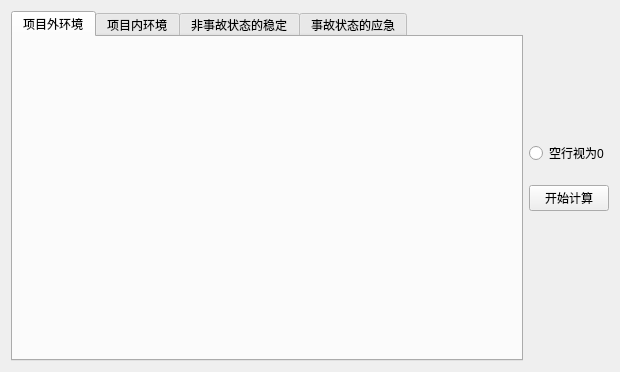
<?xml version="1.0" encoding="UTF-8"?>
<ui version="4.0">
 <class>MainWidget</class>
 <widget class="QWidget" name="MainWidget">
  <property name="geometry">
   <rect>
    <x>0</x>
    <y>0</y>
    <width>620</width>
    <height>348</height>
   </rect>
  </property>
  <property name="windowTitle">
   <string>Form</string>
  </property>
  <layout class="QGridLayout" name="gridLayout">
   <item row="0" column="0">
    <widget class="QTabWidget" name="tabWidget1">
     <property name="minimumSize">
      <size>
       <width>500</width>
       <height>350</height>
      </size>
     </property>
     <property name="currentIndex">
      <number>0</number>
     </property>
     <widget class="QWidget" name="OutProj">
      <attribute name="title">
       <string>项目外环境</string>
      </attribute>
     </widget>
     <widget class="QWidget" name="InProj">
      <attribute name="title">
       <string>项目内环境</string>
      </attribute>
     </widget>
     <widget class="QWidget" name="NormalStable">
      <attribute name="title">
       <string>非事故状态的稳定</string>
      </attribute>
     </widget>
     <widget class="QWidget" name="UnNormalStable">
      <attribute name="title">
       <string>事故状态的应急</string>
      </attribute>
     </widget>
    </widget>
   </item>
   <item row="0" column="1">
    <layout class="QVBoxLayout" name="verticalLayout">
     <property name="spacing">
      <number>20</number>
     </property>
     <property name="bottomMargin">
      <number>20</number>
     </property>
     <item>
      <spacer name="verticalSpacer">
       <property name="orientation">
        <enum>Qt::Vertical</enum>
       </property>
       <property name="sizeHint" stdset="0">
        <size>
         <width>20</width>
         <height>40</height>
        </size>
       </property>
      </spacer>
     </item>
     <item>
      <widget class="QRadioButton" name="radioButton">
       <property name="text">
        <string>空行视为0</string>
       </property>
      </widget>
     </item>
     <item>
      <widget class="QPushButton" name="pushButton">
       <property name="text">
        <string>开始计算</string>
       </property>
      </widget>
     </item>
     <item>
      <spacer name="verticalSpacer_2">
       <property name="orientation">
        <enum>Qt::Vertical</enum>
       </property>
       <property name="sizeHint" stdset="0">
        <size>
         <width>20</width>
         <height>40</height>
        </size>
       </property>
      </spacer>
     </item>
    </layout>
   </item>
  </layout>
 </widget>
 <resources/>
 <connections/>
</ui>
